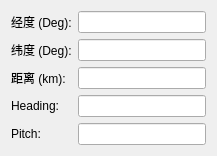
<?xml version="1.0" encoding="UTF-8"?>
<ui version="4.0">
 <class>ByyObserverInfoWidget</class>
 <widget class="QWidget" name="ByyObserverInfoWidget">
  <property name="geometry">
   <rect>
    <x>0</x>
    <y>0</y>
    <width>217</width>
    <height>142</height>
   </rect>
  </property>
  <property name="windowTitle">
   <string>ByyObserverInfoWidget</string>
  </property>
  <property name="autoFillBackground">
   <bool>true</bool>
  </property>
  <layout class="QFormLayout" name="formLayout">
   <item row="0" column="0">
    <widget class="QLabel" name="label_2">
     <property name="text">
      <string>经度 (Deg):</string>
     </property>
    </widget>
   </item>
   <item row="0" column="1">
    <widget class="QLineEdit" name="lineEdit">
     <property name="sizePolicy">
      <sizepolicy hsizetype="Preferred" vsizetype="Fixed">
       <horstretch>0</horstretch>
       <verstretch>0</verstretch>
      </sizepolicy>
     </property>
    </widget>
   </item>
   <item row="1" column="0">
    <widget class="QLabel" name="label_3">
     <property name="text">
      <string>纬度 (Deg):</string>
     </property>
    </widget>
   </item>
   <item row="1" column="1">
    <widget class="QLineEdit" name="lineEdit_2">
     <property name="sizePolicy">
      <sizepolicy hsizetype="Preferred" vsizetype="Fixed">
       <horstretch>0</horstretch>
       <verstretch>0</verstretch>
      </sizepolicy>
     </property>
    </widget>
   </item>
   <item row="2" column="0">
    <widget class="QLabel" name="label_4">
     <property name="text">
      <string>距离 (km):</string>
     </property>
    </widget>
   </item>
   <item row="2" column="1">
    <widget class="QLineEdit" name="lineEdit_3">
     <property name="sizePolicy">
      <sizepolicy hsizetype="Preferred" vsizetype="Fixed">
       <horstretch>0</horstretch>
       <verstretch>0</verstretch>
      </sizepolicy>
     </property>
    </widget>
   </item>
   <item row="3" column="0">
    <widget class="QLabel" name="label_8">
     <property name="text">
      <string>Heading:</string>
     </property>
    </widget>
   </item>
   <item row="3" column="1">
    <widget class="QLineEdit" name="lineEdit_4">
     <property name="sizePolicy">
      <sizepolicy hsizetype="Preferred" vsizetype="Fixed">
       <horstretch>0</horstretch>
       <verstretch>0</verstretch>
      </sizepolicy>
     </property>
    </widget>
   </item>
   <item row="4" column="0">
    <widget class="QLabel" name="label_7">
     <property name="text">
      <string>Pitch:</string>
     </property>
    </widget>
   </item>
   <item row="4" column="1">
    <widget class="QLineEdit" name="lineEdit_5">
     <property name="sizePolicy">
      <sizepolicy hsizetype="Preferred" vsizetype="Fixed">
       <horstretch>0</horstretch>
       <verstretch>0</verstretch>
      </sizepolicy>
     </property>
    </widget>
   </item>
  </layout>
 </widget>
 <layoutdefault spacing="6" margin="11"/>
 <resources/>
 <connections/>
</ui>
